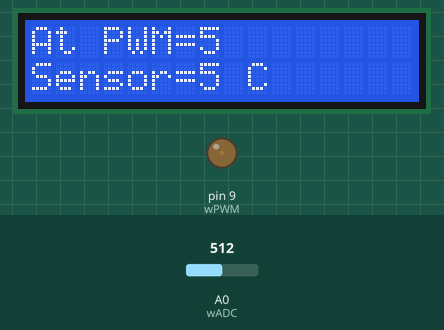
The sketch below on a simulated Arduino Uno, built with avr-gcc and run on an emulated ATmega328P. Parts: 16×2 character LCD, output pins drawn as LEDs (lit = HIGH). The inputs (shaded band) are chosen by the test bench; at power-on: A0 (wADC) = 512. What the sketch prints to the serial monitor is not drawn.

Above: at 2.2 s.
2.3 s: A0 (wADC) set to 900
At 5.2 s:
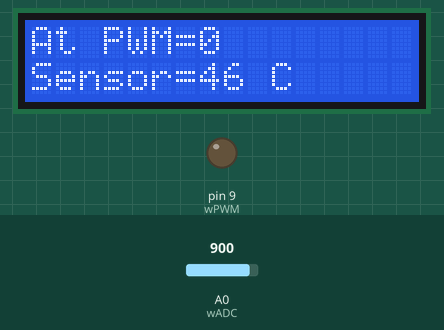
5.5 s: A0 (wADC) set to 716
At 6.9 s:
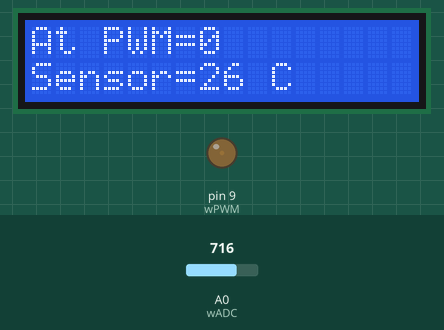
8.6 s: A0 (wADC) set to 511
At 18.9 s:
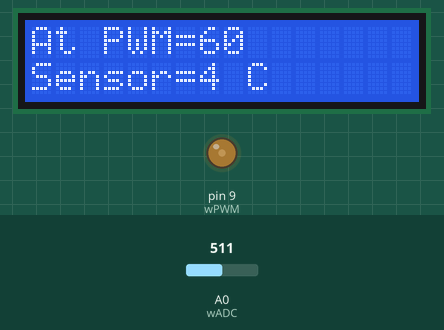
Timing chart, 0 to 20.6 s (numbered marks = the images above; inputs shaded):
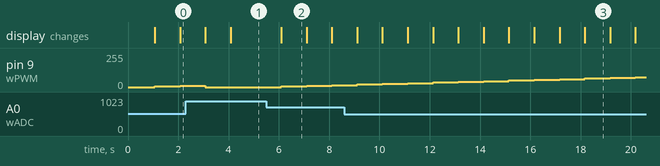

Measured:
- after the input at 5.5 s, pin 9 (wPWM): 0/255 → 5/255 after 0.60 s, → 10/255 1.0 s later, → 15/255 1.0 s later; the display: changes after 0.60 s (image 2)
- what the display in image 2 shows lasts 1.0 s, from 6.1 s to 7.1 s

The sketch:

Thermostat.ino
```cpp
#include <LiquidCrystal.h>
const int wPWM = 9;
const int wADC = A0;
LiquidCrystal lcd(12, 11, 5, 4, 3, 2);

int sensorReading;
int baseSignal = 0;
float temp;
float upperBound=40;
float lowerBound=39;

void setup() {
  lcd.begin(16, 2);
  lcd.print("Thermostat");
  delay(1000);
  pinMode(wPWM, OUTPUT);
  Serial.begin(9600);
  analogReference(INTERNAL);
}

void loop() {
  lcd.clear();
  pinMode(wPWM, INPUT);
  sensorReading = analogRead(wADC);
  pinMode(wPWM, OUTPUT);
  Serial.print("At ");
  Serial.print(baseSignal);
  lcd.setCursor(0, 0);
  lcd.print("At PWM=");
  lcd.print (baseSignal);
  Serial.print(" sensor reads ");
  sensorReading = map(sensorReading, 0, 1023, -50, 60);
  lcd.setCursor(0, 1);
  lcd.print("Sensor=");
  lcd.print(sensorReading);
  lcd.print(" C");
  Serial.println(sensorReading);
  if(sensorReading<lowerBound){
    baseSignal = (baseSignal+5)%255;
  }
  else if(sensorReading>upperBound && baseSignal>5){
    baseSignal = (baseSignal-10)%255;
  }
  analogWrite(wPWM, baseSignal);
  delay(1000);

}
```
